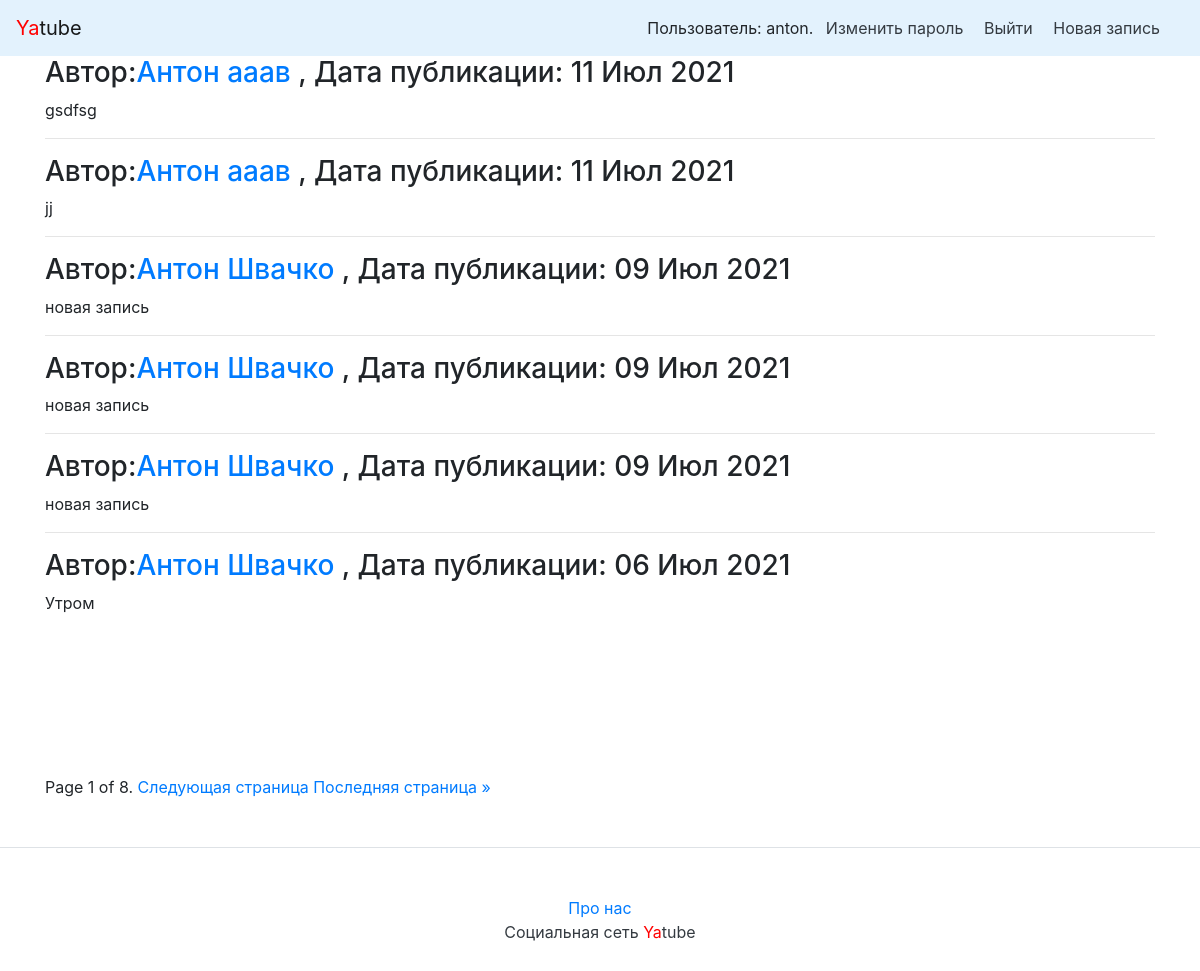
The app's page / (signed in), older data.
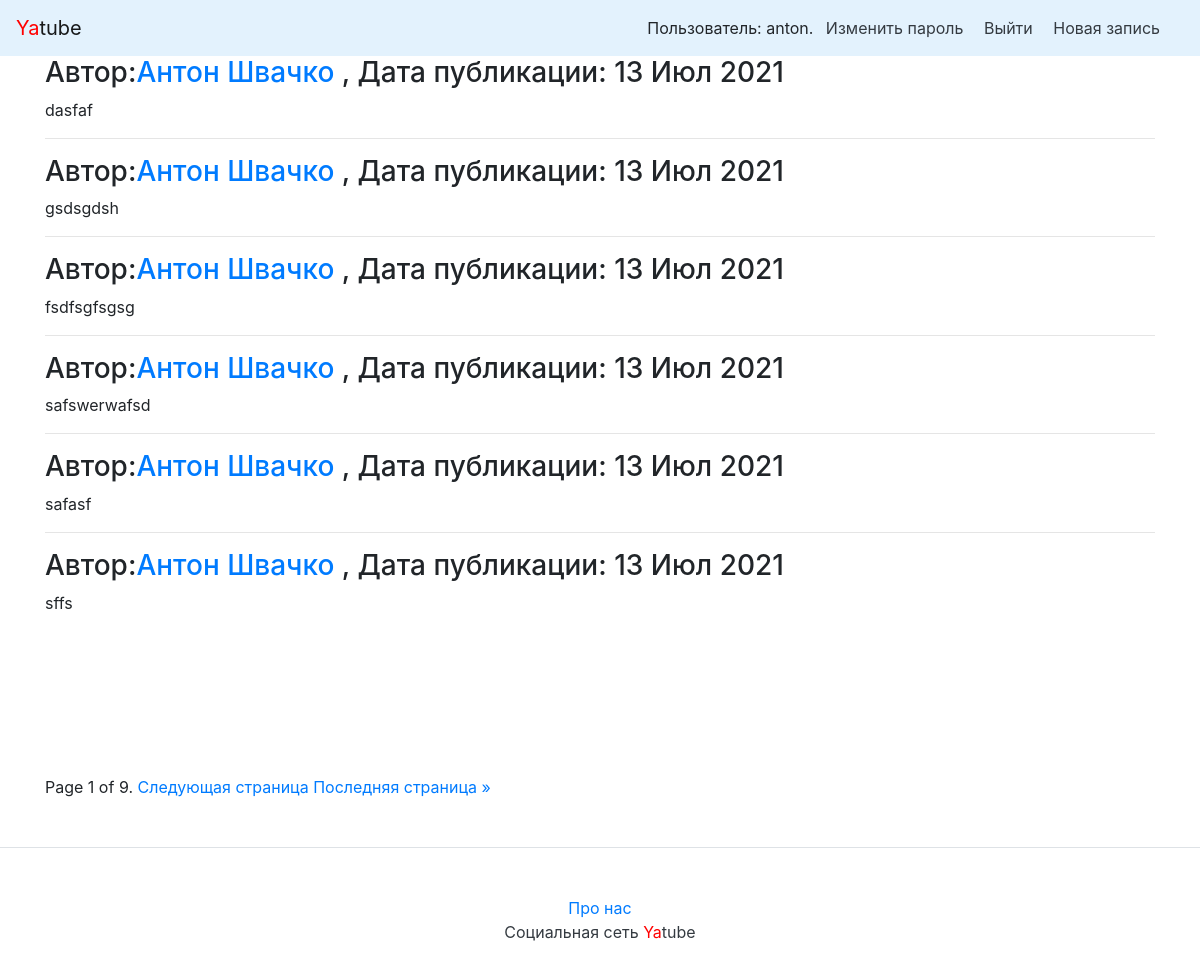
The same page, newer data.
### posts/models.py (models this page shows, shortened)
class Post(models.Model):
    text=models.CharField(max_length=25,null=True,verbose_name='введите текст' )
    pub_date=models.DateTimeField('date published',auto_now_add=True)
    author=models.ForeignKey(User, on_delete=models.CASCADE, null=True,related_name='posts')

### posts/views.py (the view)
# urls.py: path('',PostList.as_view(), name='index'),
class PostList(LoginRequiredMixin,ListView):
    model=Post
    context_object_name='posts'
    paginate_by=6
    ordering=['-pub_date']
    template_name='index.html'

### templates/index.html (shortened to what this page needs)
{% extends "base.html" %}
{% block content %}
    {% for post in posts %}
    <h3>
        Автор:<a href="{% url 'profile' post.author.username %}">{{ post.author.get_full_name }}</a> , Дата публикации: {{ post.pub_date|date:"d M Y" }}
    </h3>
    <p>{{ post.text|linebreaksbr }}</p>
    {% if not forloop.last %}<hr>{% endif %}
    {% endfor %}
    {% for posts in page_obj %}
    {{ posts.full_name|upper }}<br>
    {% endfor %}
<div class="pagination">
    <span class="step-links">
        <span class="current">
            Page {{ page_obj.number }} of {{ page_obj.paginator.num_pages }}.
        </span>
        {% if page_obj.has_next %}
            <a href="?page={{ page_obj.next_page_number }}">Следующая страница</a>
            <a href="?page={{ page_obj.paginator.num_pages }}">Последняя страница &raquo;</a>
        {% endif %}
    </span>
</div>
{% endblock %}

Row changes from the older to the newer data that the page shows:
no longer on this page (row edited): Post: author.get_full_name "Антон ааав", pub_date "11 Июл 2021", text "gsdfsg"
no longer on this page (row edited): Post: author.get_full_name "Антон ааав", pub_date "11 Июл 2021", text "jj"
no longer on this page (row unchanged): Post: author.get_full_name "Антон Швачко", pub_date "09 Июл 2021", text "новая запись"
no longer on this page (row unchanged): Post: author.get_full_name "Антон Швачко", pub_date "09 Июл 2021", text "новая запись"
no longer on this page (row unchanged): Post: author.get_full_name "Антон Швачко", pub_date "09 Июл 2021", text "новая запись"
no longer on this page (row unchanged): Post: author.get_full_name "Антон Швачко", pub_date "06 Июл 2021", text "Утром"
added Post: author.get_full_name "Антон Швачко", pub_date "13 Июл 2021", text "dasfaf"
added Post: author.get_full_name "Антон Швачко", pub_date "13 Июл 2021", text "gsdsgdsh"
added Post: author.get_full_name "Антон Швачко", pub_date "13 Июл 2021", text "fsdfsgfsgsg"
added Post: author.get_full_name "Антон Швачко", pub_date "13 Июл 2021", text "safswerwafsd"
added Post: author.get_full_name "Антон Швачко", pub_date "13 Июл 2021", text "safasf"
added Post: author.get_full_name "Антон Швачко", pub_date "13 Июл 2021", text "sffs"
Text that changed along with them:
{{ page_obj.paginator.num_pages }}: "8" → "9"
